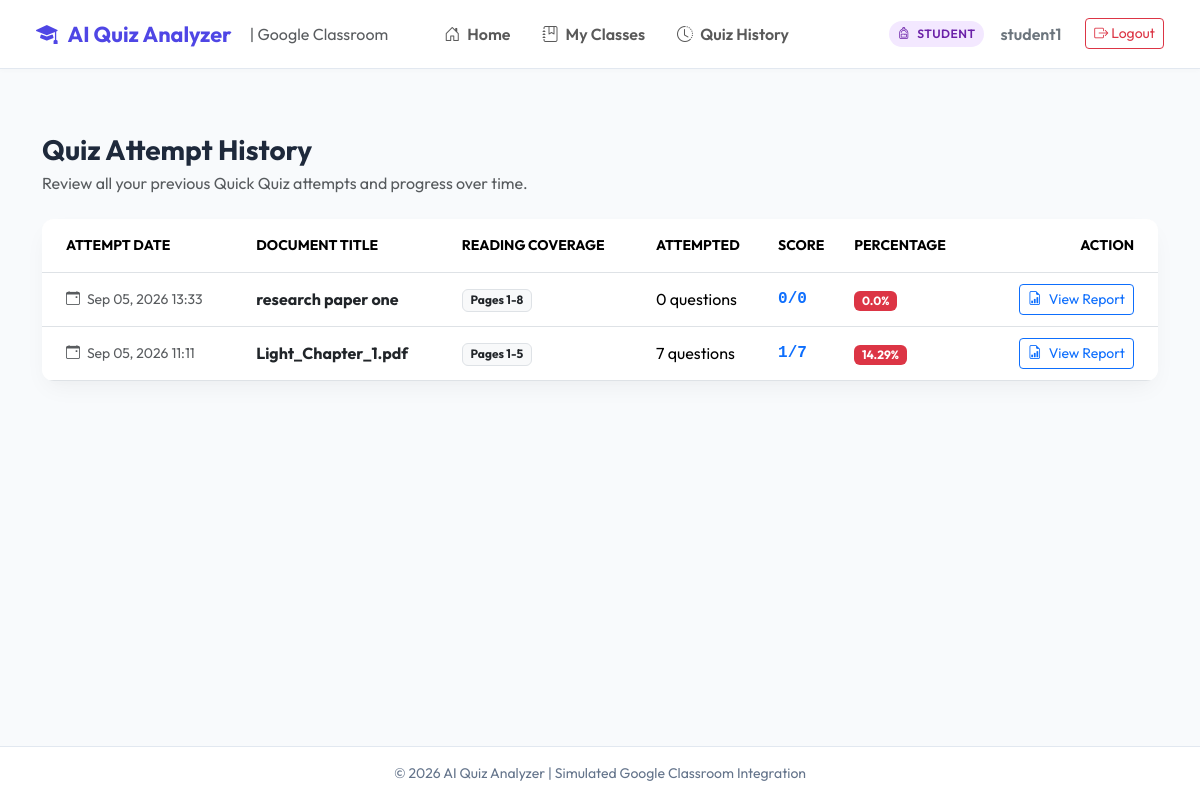
The app's page /student/quiz/history/ (signed in), older data.
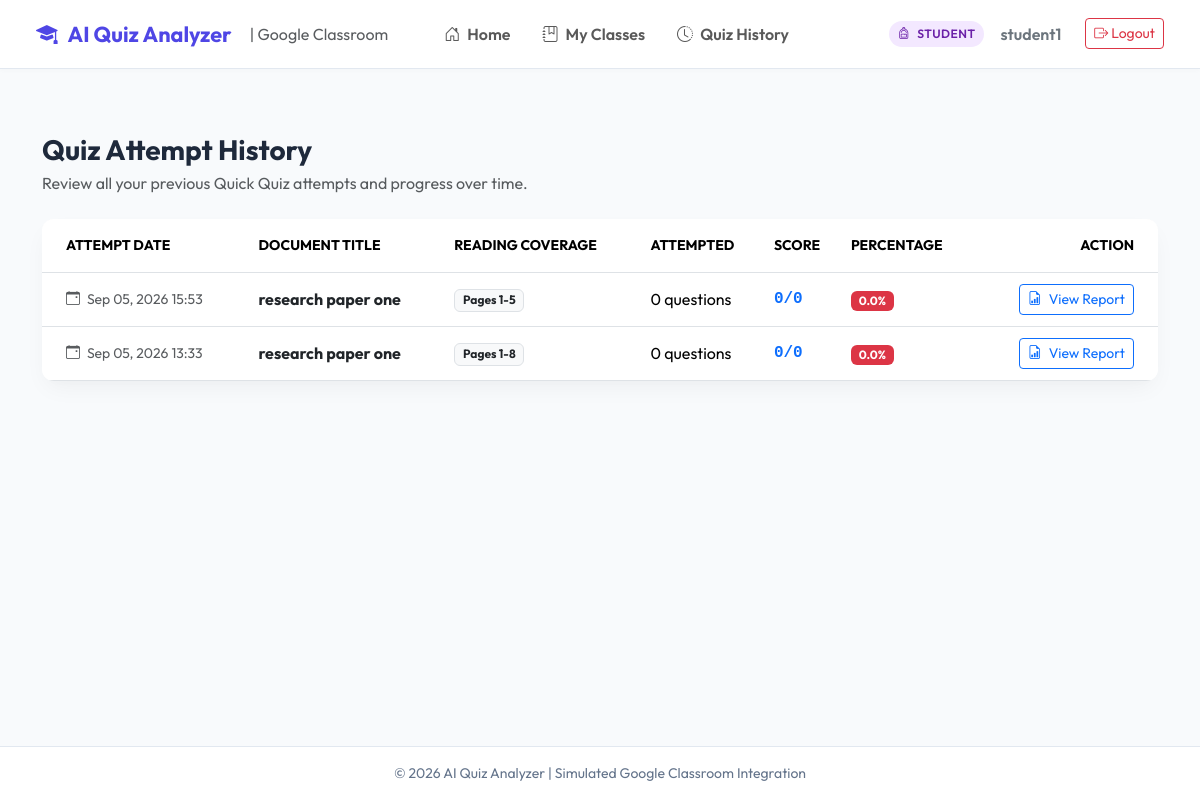
The same page, newer data.
### quiz_app/models.py (models this page shows, shortened)
class QuizAttempt(models.Model):
    STATUS_CHOICES = (
        ('IN_PROGRESS', 'In Progress'),
        ('COMPLETED', 'Completed'),
    )
    student = models.ForeignKey(User, on_delete=models.CASCADE, related_name='quiz_attempts')
    document = models.ForeignKey(Document, on_delete=models.CASCADE, related_name='quiz_attempts')
    confirmed_page = models.IntegerField()
    confirmed_paragraph = models.IntegerField(default=1)
    confirmed_line = models.IntegerField(default=1)
    started_at = models.DateTimeField(auto_now_add=True)
    completed_at = models.DateTimeField(null=True, blank=True)
    questions_attempted = models.IntegerField(default=0)
    correct_answers = models.IntegerField(default=0)
    wrong_answers = models.IntegerField(default=0)
    score = models.CharField(max_length=20, default='0/0')
    percentage = models.FloatField(default=0.0)
    status = models.CharField(max_length=20, choices=STATUS_CHOICES, default='IN_PROGRESS')
    class Meta:
        ordering = ['-started_at']

class Document(models.Model):
    FILE_TYPE_CHOICES = (
        ('PDF', 'PDF Document'),
        ('PPT', 'PPT Presentation'),
        ('PPTX', 'PPTX Presentation'),
    )
    STATUS_CHOICES = (
        ('PENDING', 'Pending Processing'),
        ('PROCESSING', 'Processing'),
        ('COMPLETED', 'AI Analysis Completed'),
        ('FAILED', 'Processing Failed'),
    )
    classroom = models.ForeignKey(ClassRoom, on_delete=models.CASCADE, related_name='documents')
    title = models.CharField(max_length=255)
    file = models.FileField(upload_to='documents/', null=True, blank=True)
    file_type = models.CharField(max_length=10, choices=FILE_TYPE_CHOICES, default='PDF')
    total_pages = models.IntegerField(default=0)
    upload_date = models.DateTimeField(auto_now_add=True)
    processing_status = models.CharField(max_length=20, choices=STATUS_CHOICES, default='PENDING')

### quiz_app/views.py (the view)
# urls.py: path('student/quiz/history/', views.quiz_history, name='quiz_history'),
@login_required
def quiz_history(request):
    attempts = QuizAttempt.objects.filter(
        student=request.user,
        status='COMPLETED'
    ).select_related('document').order_by('-completed_at')
    return render(request, 'student/quiz_history.html', {'attempts': attempts})

### quiz_app/models.py (called while the page is built)
    @property
    def is_teacher(self):
        return self.role == 'TEACHER'

### templates/student/quiz_history.html (shortened to what this page needs)
{% extends 'base.html' %}
{% block content %}
<div class="container py-3">
    <div class="mb-4">
        <h3 class="fw-bold mb-1">Quiz Attempt History</h3>
        <p class="text-muted mb-0">Review all your previous Quick Quiz attempts and progress over time.</p>
    </div>
    <div class="card card-custom border-0 p-0 overflow-hidden">
        <div class="table-responsive">
            <table class="table table-hover align-middle mb-0">
                <thead class="bg-light text-muted small text-uppercase">
                    <tr>
                        <th class="ps-4 py-3">Attempt Date</th>
                        <th class="py-3">Document Title</th>
                        <th class="py-3">Reading Coverage</th>
                        <th class="py-3">Attempted</th>
                        <th class="py-3">Score</th>
                        <th class="py-3">Percentage</th>
                        <th class="pe-4 py-3 text-end">Action</th>
                    </tr>
                </thead>
                <tbody>
                    {% for attempt in attempts %}
                    <tr>
                        <td class="ps-4 py-3 text-muted small">
                            <i class="bi bi-calendar-event me-1"></i> {{ attempt.completed_at|date:"M d, Y H:i" }}
                        </td>
                        <td class="fw-bold text-dark">{{ attempt.document.title }}</td>
                        <td>
                            <span class="badge bg-light text-dark border">Pages 1-{{ attempt.confirmed_page }}</span>
                        </td>
                        <td>{{ attempt.questions_attempted }} questions</td>
                        <td class="fw-bold text-primary font-monospace">{{ attempt.score }}</td>
                        <td>
                            {% if attempt.percentage >= 75 %}
                                <span class="badge bg-success">{{ attempt.percentage }}%</span>
                            {% elif attempt.percentage >= 50 %}
                                <span class="badge bg-warning text-dark">{{ attempt.percentage }}%</span>
                            {% else %}
                                <span class="badge bg-danger">{{ attempt.percentage }}%</span>
                            {% endif %}
                        </td>
                        <td class="pe-4 text-end">
                            <a href="{% url 'quiz_result' attempt.id %}" class="btn btn-sm btn-outline-primary">
                                <i class="bi bi-file-earmark-bar-graph me-1"></i> View Report
                            </a>
                        </td>
                    </tr>
                    {% empty %}
                    <tr>
                        <td colspan="7" class="text-center py-5 text-muted">No completed quiz attempts found.</td>
                    </tr>
                    {% endfor %}
                </tbody>
            </table>
        </div>
    </div>
</div>
{% endblock %}

Row changes from the older to the newer data that the page shows:
removed QuizAttempt: completed_at "Sep 05, 2026 11:11", document "Light_Chapter_1.pdf", confirmed_page "5", questions_attempted "7", score "1/7", percentage "14.29"
added QuizAttempt: completed_at "Sep 05, 2026 15:53", document "research paper one", confirmed_page "5", questions_attempted "0", score "0/0", percentage "0.0"
